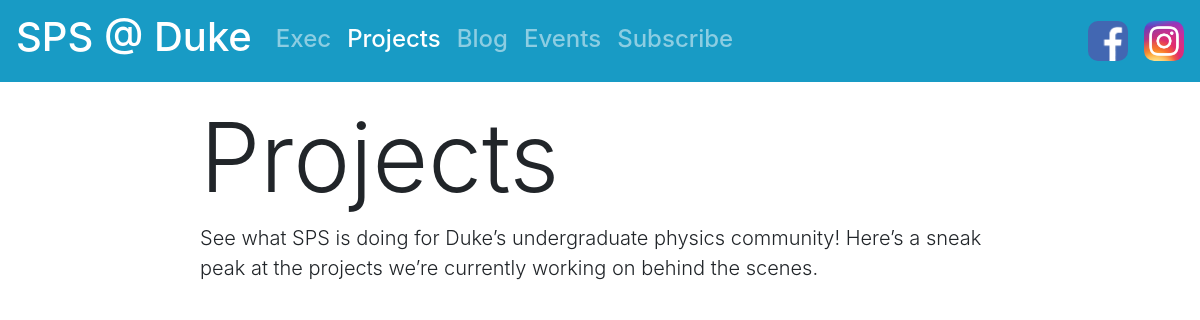
The page /projects/ on the database as committed earlier.
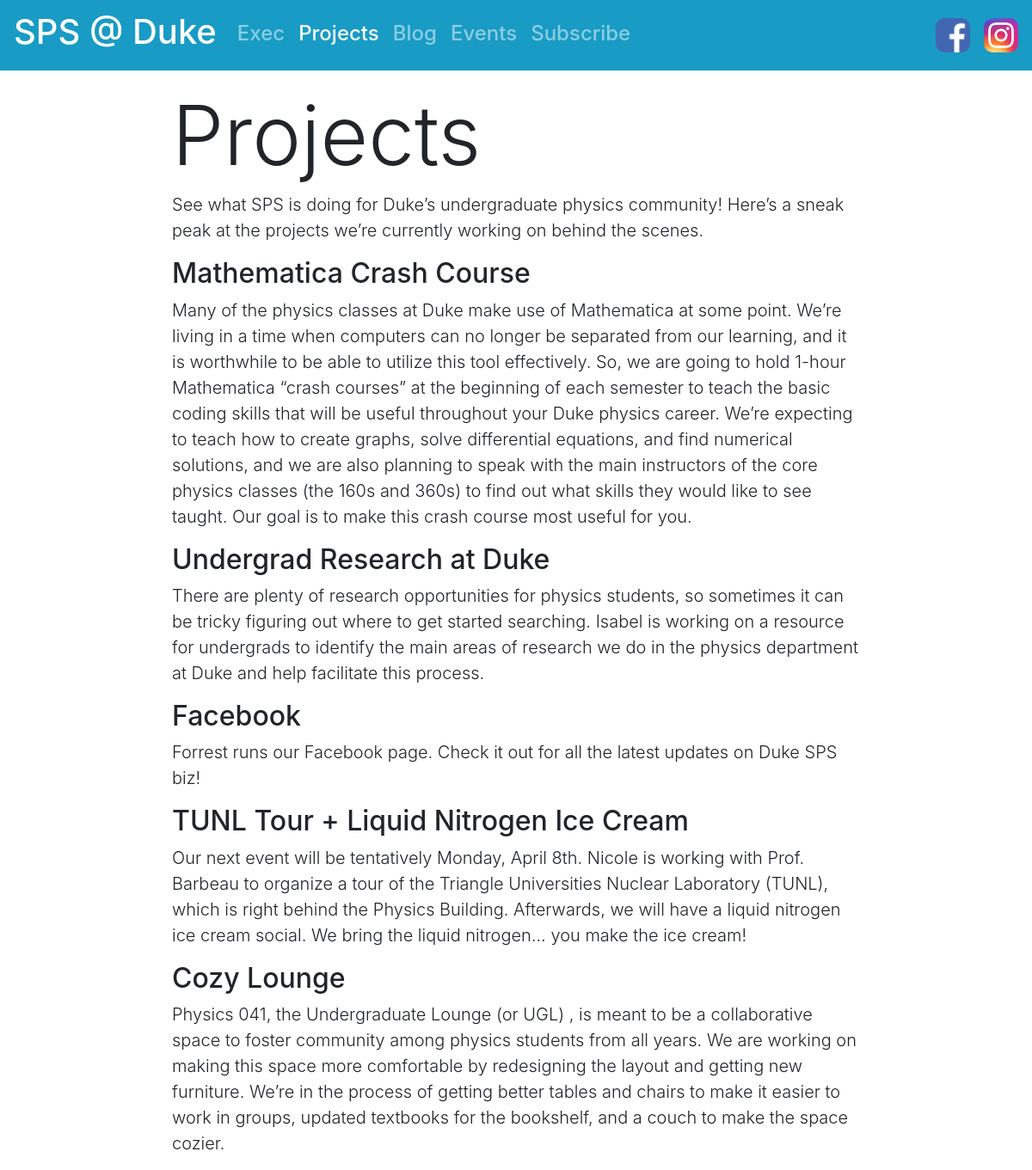
The same page on the database as committed later.
### homepage/models.py (models this page shows)
class Project(models.Model):
    title = models.CharField(max_length=500)
    description = models.TextField()
    date = models.DateTimeField(auto_now_add=True)
    image = models.ImageField(blank=True)

### homepage/views.py (the view)
# urls.py: path('projects/', views.projects, name='home'),
def projects(request):
    context = {
        'projects':Project.objects.all().order_by('-date')
    }
    return render(request, 'homepage/projects.html', context)

### homepage/templates/homepage/projects.html
{% extends 'homepage/base.html' %}
{% block a2 %}active{% endblock %}
{% block main %}
    <h1 class="display-1">Projects</h1>
    <p class="lead">See what SPS is doing for Duke’s undergraduate physics community! Here’s a sneak peak at the projects we’re currently working on behind the scenes.</p>
    {% for project in projects %}
        <h2 class="project-header">{{project.title}}</h2>
        <p class="lead project-description">{{project.description}}</p>
    {% endfor %}
{% endblock %}

### homepage/templates/homepage/base.html (shortened to what this page needs)
    {% load static %}
    <!doctype html>
    <html lang="en">
        <head>
        <link rel="stylesheet" href="https://stackpath.bootstrapcdn.com/bootstrap/4.4.1/css/bootstrap.min.css">
    </head>
    <body>
        <nav class='navbar navbar-expand-lg navbar-dark fixed-top'>
            <a class = 'navbar-brand' href="/">
                <h1>SPS @ Duke</h1>
            </a>
             <div class="collapse navbar-collapse"  id="navbarSupportedContent">
                 <ul class='navbar-nav mr-auto'>
                     <li class='nav-item'>
                         <h4 class="pt-1"><a class = 'nav-link {% block a1 %}{% endblock %}' href="/exec/">Exec</a></h4>
                     </li>
                     <li class='nav-item'>
                         <h4 class="pt-1"><a class = 'nav-link {% block a2 %}{% endblock %}' href="/projects/">Projects</a></h4>
                     </li>
                     <li class='nav-item'>
                         <h4 class="pt-1"><a class = 'nav-link {% block a3 %}{% endblock %}' href="/blog/">Blog</a></h4>
                     </li>
                     <li class='nav-item'>
                         <h4 class="pt-1"><a class = 'nav-link {% block a4 %}{% endblock %}' href="/events/">Events</a></h4>
                     </li>
                     <li class='nav-item'>
                         <h4 class="pt-1"><a class = 'nav-link {% block a5 %}{% endblock %}' href="/subscribe/">Subscribe</a></h4>
                     </li>
                 </ul>
                 <ul class="navbar-nav ml-auto">
                     <li class='nav-item'>
                         <a href="https://www.facebook.com/dukesocietyofphysicsstudents/"><img class="sm-icon mr-2" src="{% static 'homepage/fb.png' %}" height='40px'></a>
                     </li>
                     <li class='nav-item'>
                         <a href="https://www.instagram.com/sps.duke/"><img class="sm-icon ml-2"  src="{% static 'homepage/ig.png' %}" height='40px'></a>
                     </li>
                 </ul>
             </div>
        </nav>
        <div class="container-fluid">
            <div class="mx-auto rcol1">
                {% block main %}{% endblock %}
            </div>
        </div>
    </body>
</html>

### homepage/templates/homepage/base.html (style rules this page uses)
body { padding-top: 100px; }
.rcol1 { max-width: 800px; }
.navbar { background-color: rgb(24, 155, 197) !important; }
.sm-icon { border-radius: 10px; }

Rows that differ between the two databases and show on the page:
added Project: title "Mathematica Crash Course", description "Many of the physics classes at Duke make use of Mathematica at some point. We’re living in a time when computers can no longer be separated from our learning, and it is worthwhile to be able to utilize this tool effectively. So, we are going to hold 1-hour Mathematica “crash courses” at the beginning of each semester to teach the basic coding skills that will be useful throughout your Duke physics career. We’re expecting to teach how to create graphs, solve differential equations, and find numerical solutions, and we are also planning to speak with the main instructors of the core physics classes (the 160s and 360s) to find out what skills they would like to see taught. Our goal is to make…"
added Project: title "Undergrad Research at Duke", description "There are plenty of research opportunities for physics students, so sometimes it can be tricky figuring out where to get started searching. Isabel is working on a resource for undergrads to identify the main areas of research we do in the physics department at Duke and help facilitate this process."
added Project: title "Facebook", description "Forrest runs our Facebook page. Check it out for all the latest updates on Duke SPS biz!"
added Project: title "TUNL Tour + Liquid Nitrogen Ice Cream", description "Our next event will be tentatively Monday, April 8th. Nicole is working with Prof. Barbeau to organize a tour of the Triangle Universities Nuclear Laboratory (TUNL), which is right behind the Physics Building. Afterwards, we will have a liquid nitrogen ice cream social. We bring the liquid nitrogen… you make the ice cream!"
added Project: title "Cozy Lounge", description "Physics 041, the Undergraduate Lounge (or UGL) , is meant to be a collaborative space to foster community among physics students from all years. We are working on making this space more comfortable by redesigning the layout and getting new furniture. We’re in the process of getting better tables and chairs to make it easier to work in groups, updated textbooks for the bookshelf, and a couch to make the space cozier."
